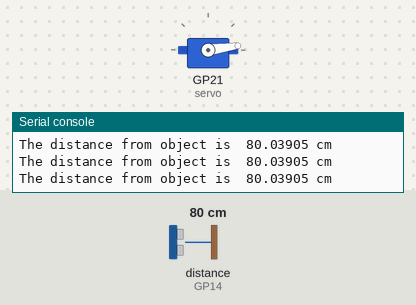
Simulated run of this program. Board: Raspberry Pi Pico running MicroPython. Shown: servo, the last lines printed to the serial console. Inputs (shaded band) come from the test bench; at power-on: distance to the obstacle (sensor on GP14) 80 cm. The echo pulse lasts 58.3 µs per cm; servo angles are drawn from the pulse width (0.5 ms = 0°, 2.5 ms = 180°).

Above: at 1.2 s.
1.3 s: distance to the obstacle (sensor on GP14) set to 12 cm
2.8 s: distance to the obstacle (sensor on GP14) set to 9 cm
At 3.9 s:
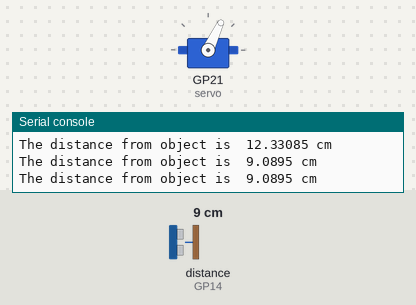
4.3 s: distance to the obstacle (sensor on GP14) set to 18 cm
At 5.1 s:
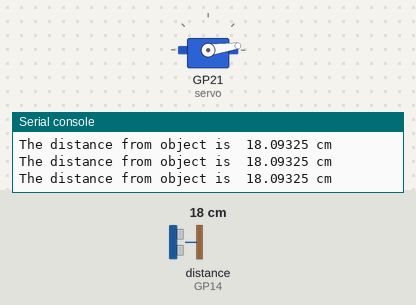
6.3 s: distance to the obstacle (sensor on GP14) set to 2 cm
At 7.4 s:
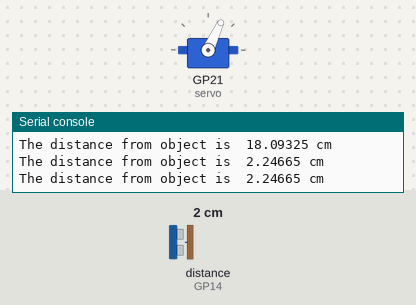
Timing chart, 0 to 8.8 s (numbered marks = the images above; inputs shaded):
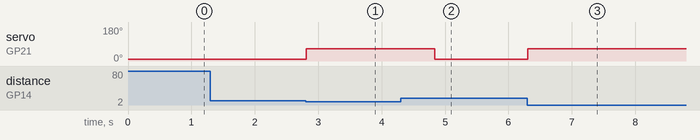

The program:

automatic_trash_bin_v1.py
```python
from machine import Pin, PWM
import utime

servo=PWM(Pin(21,Pin.OUT))
trigger = Pin(15, Pin.OUT)
echo = Pin(14, Pin.IN)

servo.freq(50)
servo.duty_u16(1920) #15 degree

def getDistance():
   trigger.low()
   utime.sleep_us(2)
   trigger.high()
   utime.sleep_us(5)
   trigger.low()
   while echo.value() == 0:
       signaloff = utime.ticks_us()
   while echo.value() == 1:
       signalon = utime.ticks_us()
   timepassed = signalon - signaloff
   distance = (timepassed * 0.0343) / 2
   print("The distance from object is ",distance,"cm")
   return distance

while True:
    utime.sleep(0.01)
    if int(getDistance())<=10:
        servo.duty_u16(4010) #70 degree
        utime.sleep(1)
    else:
        servo.duty_u16(1920)
```

Measured:
- the behaviour switches between 11 and 10 cm on distance to the obstacle (sensor on GP14) (found by bisection; images 0 and 1)
- after the input at 2.8 s, servo on GP21 (servo): 8° → 65° at once
- after the input at 4.3 s, servo on GP21 (servo): 65° → 8° after 0.54 s
- after the input at 6.3 s, servo on GP21 (servo): 8° → 65° at once
